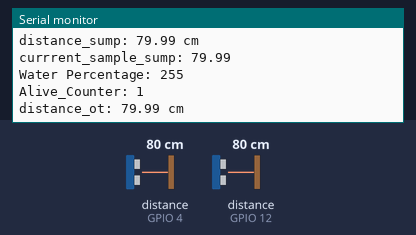
Simulated run of this sketch. Board: ESP8266 (NodeMCU). Shown: the last lines printed to the serial monitor. Wiring (inferred from the names in the program): 2 × ultrasonic range finder: trigger GPIO 5, echo GPIO 4 / trigger GPIO 14, echo GPIO 12. The test bench sets the inputs (shaded band); at power-on: distance to the obstacle (sensors on GPIO 4, GPIO 12) 80 cm. The echo pulse lasts 58.3 µs per cm; WiFi joins after 1.5 s; servers stay silent unless stated.

Above: at 2.7 s.
2.8 s: distance to the obstacle (sensor on GPIO 4) set to 2 cm
At 3.6 s:
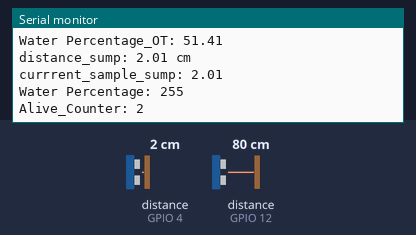
4.4 s: distance to the obstacle (sensor on GPIO 12) set to 2 cm
At 4.46 s:
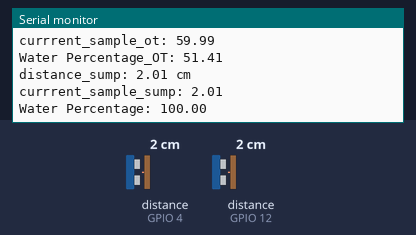
6.0 s: distance to the obstacle (sensor on GPIO 4) set to 4 cm
At 6.36 s:
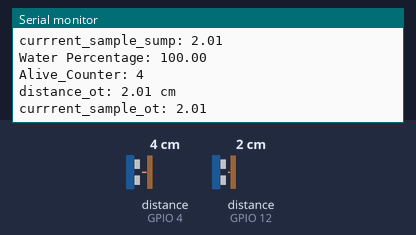
7.6 s: distance to the obstacle (sensor on GPIO 12) set to 4 cm
At 7.77 s:
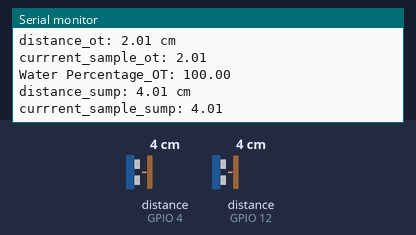
Timing chart, 0 to 10.2 s (numbered marks = the images above; inputs shaded):
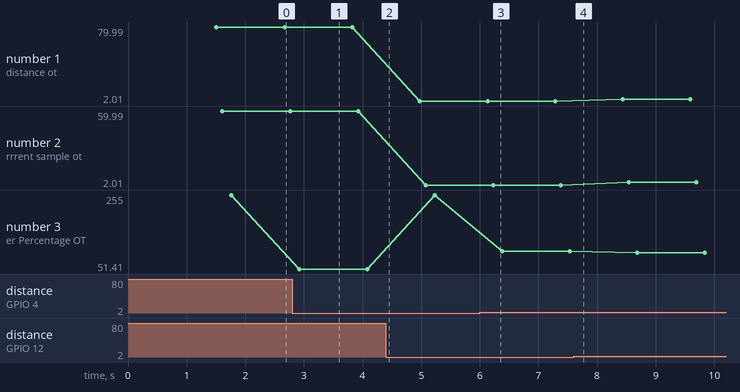

The sketch:

HC_SR04_GPIO_ESP8266_Sump_Tank_percent.ino
```cpp
#include <Arduino.h>
#if defined(ESP32)
  #include <WiFi.h>
#elif defined(ESP8266)
  #include <ESP8266WiFi.h>
#endif
#include <Firebase_ESP_Client.h>

#if (ARDUINO >= 100)
  #include <Arduino.h>
#else
  #include <WProgram.h>
#endif

// Define milliseconds delay for ESP8266 platform
#if defined(ESP8266)

  #include <pgmspace.h>
  #define _delay_ms(ms) delayMicroseconds((ms) * 1000)

// Use _delay_ms from utils for AVR-based platforms
#elif defined(__avr__)
  #include <util/delay.h>

// Use Wiring's delay for compability with another platforms
#else
  #define _delay_ms(ms) delay(ms)
#endif

//Provide the token generation process info.
#include "addons/TokenHelper.h"
//Provide the RTDB payload printing info and other helper functions.
#include "addons/RTDBHelper.h"

#define HC_SR04_I2C_ADDR 0x57

// Insert your network credentials
#define WIFI_SSID "Jio-Yesh"
#define WIFI_PASSWORD "Hanu@123"

// Insert Firebase project API Key
#define API_KEY "AIzaSyAFKTHx10wCs8Lm2MSISzZjmFCuJJe98aw"//sdyxRvAD0Lj7CFn4HQtPfwJucpz10x9GvZBFy3GE

// Insert RTDB URLefine the RTDB URL */
#define DATABASE_URL "water-level-controller-257a1-default-rtdb.firebaseio.com"

// Define connections to sensor
//#define TRIGPIN 12
//#define ECHOPIN 13

#define TRIGPIN_SUMP 5
#define ECHOPIN_SUMP 4
#define TRIGPIN_OT 14
#define ECHOPIN_OT 12

#define MAX_SUMP_DEPTH 150//in cm
#define MAX_OT_DEPTH 125//in cm
#define ADJUSTER 30//in cm
#define sample_array_size 10 // amount of samples need o be sampled
#define MIN_DETECTION_DIST 3
#define MAX_VALUE 600

#define MAX_ALIVE_COUNTER 999

// Floats to calculate distance
float duration_ot, distance_ot, duration_sump, distance_sump;
float prev_sample_ot, currrent_sample_ot, prev_sample_sump, currrent_sample_sump;

//Define Firebase Data object
FirebaseData fbdo;

FirebaseAuth auth;
FirebaseConfig config;

bool signupOK = false;

unsigned long previousMillis = 0;
unsigned long interval = 10000;//10sec

unsigned long previousMillis_error = 0;
unsigned long interval_error = 10000; // 30 sec

int alive_counter = 0;

float OT_Water_Distance() {

  // Set the trigger pin LOW for 2uS
  digitalWrite(TRIGPIN_OT, LOW);
  delayMicroseconds(2);

  // Set the trigger pin HIGH for 20us to send pulse
  digitalWrite(TRIGPIN_OT, HIGH);
  delayMicroseconds(20);

  // Return the trigger pin to LOW
  digitalWrite(TRIGPIN_OT, LOW);

  // Measure the width of the incoming pulse
  duration_ot = pulseIn(ECHOPIN_OT, HIGH);

  // Determine distance from duration
  // Use 343 metres per second as speed of sound
  // Divide by 1000 as we want millimeters

  //distance = (duration / 2) * 0.343;
  distance_ot = (duration_ot / 2) * 0.0343;

  // Print result to serial monitor
  Serial.print("distance_ot: ");
  Serial.print(distance_ot);
  Serial.println(" cm ");

  // Serial.print("duration: ");
  // Serial.print(duration);
  // Serial.println(" s");

  // Delay before repeating measurement
  delay(100);

  return distance_ot;
}
float Sump_Water_Distance() {

  // Set the trigger pin LOW for 2uS
  digitalWrite(TRIGPIN_SUMP, LOW);
  delayMicroseconds(2);

  // Set the trigger pin HIGH for 20us to send pulse
  digitalWrite(TRIGPIN_SUMP, HIGH);
  delayMicroseconds(20);

  // Return the trigger pin to LOW
  digitalWrite(TRIGPIN_SUMP, LOW);

  // Measure the width of the incoming pulse
  duration_sump = pulseIn(ECHOPIN_SUMP, HIGH);

  // Determine distance from duration
  // Use 343 metres per second as speed of sound
  // Divide by 1000 as we want millimeters

  //distance = (duration / 2) * 0.343;
  distance_sump = (duration_sump / 2) * 0.0343;

  // Print result to serial monitor
  Serial.print("distance_sump: ");
  Serial.print(distance_sump);
  Serial.println(" cm ");

  // Serial.print("duration: ");
  // Serial.print(duration);
  // Serial.println(" s");

  // Delay before repeating measurement
  delay(100);

  return distance_sump;
}
void firebase_Error_check(String S)
{
  unsigned long currentMillis_error = millis();
  //String S_compare = "token is not ready (revoked or expired)";
  Serial.print("S_error =");
  Serial.println(S);
    // substring(index) looks for the substring from the index position to the end:
  // you can also look for a substring in the middle of a string:
    if (currentMillis_error - previousMillis_error >=interval_error)
    {
      Serial.print(millis());
      Serial.println("Encountered firebase error restarting....");
      //firebase_init();
      //if(firebase_init_counter > max_init_per_start)
      if ((S.substring(0, 5) == "token") && (S.substring(9, 12) == "not")&&(S.substring(13, 18) == "ready")&&(S.substring(31,38) == "expired"))
      {
        Serial.println("Restart ESP");
        ESP.restart();
      }
      previousMillis_error = currentMillis_error;
    }
}
void init_wifi()
{
  WiFi.begin(WIFI_SSID, WIFI_PASSWORD);
  Serial.print("Connecting to Wi-Fi");
  while (WiFi.status() != WL_CONNECTED){
    Serial.print(".");
    delay(300);
  }
  Serial.println();
  Serial.print("Connected with IP: ");
  Serial.println(WiFi.localIP());
  Serial.println();

  WiFi.setAutoReconnect(true);
  WiFi.persistent(true);
}

void setup(){
  Serial.begin(115200);

  // Set pinmodes for sensor connections
  pinMode(ECHOPIN_SUMP, INPUT); //TRIGPIN_SUMP
  pinMode(TRIGPIN_SUMP, OUTPUT);
  pinMode(ECHOPIN_OT, INPUT);
  pinMode(TRIGPIN_OT, OUTPUT);

  init_wifi();
  /* Assign the api key (required) */
  config.api_key = API_KEY;

  /* Assign the RTDB URL (required) */
  config.database_url = DATABASE_URL;

  /* Sign up */
  if (Firebase.signUp(&config, &auth, "", "")){
    Serial.println("ok");
    signupOK = true;
  }
  else{
    Serial.printf("%s\n", config.signer.signupError.message.c_str());
  }

  /* Assign the callback function for the long running token generation task */
  config.token_status_callback = tokenStatusCallback; //see addons/TokenHelper.h

  Firebase.begin(&config, &auth);
  Firebase.reconnectWiFi(true);
}
void Alive_Counter()
{
  String S_error="";
  alive_counter++;
  if(alive_counter == MAX_ALIVE_COUNTER)
  {
    alive_counter = 0;
  }

  if (Firebase.ready() && signupOK )
    {
      if (Firebase.RTDB.setFloat(&fbdo, "IOT_Control_4Load_mod/AC",alive_counter))
      {
        Serial.print("Alive_Counter: ");
        Serial.println(alive_counter);
      }
      else
      {
        Serial.println(S_error = fbdo.errorReason());
        firebase_Error_check(S_error);
      }
    }
}
void Sampler_OT()
{
  //Start
  int i = 0;
  String S_error="";
  //float data_array[sample_array_size] = {0} , wp = 0;
  float water_percentage = 0;
  float result = 0;

  currrent_sample_ot = OT_Water_Distance();
  //currrent_sample = HC_SR04_Yesh.ping_cm();
  if(currrent_sample_ot > 20)
  {
    currrent_sample_ot = currrent_sample_ot - 20; //dist in cm from USS to OF sensor
  }
  else
  {
    currrent_sample_ot = currrent_sample_ot;
  }

  Serial.print("currrent_sample_ot: ");
  Serial.println(currrent_sample_ot);

  if(currrent_sample_ot < MIN_DETECTION_DIST)
  {
    currrent_sample_ot = 0;
  }
  else if(currrent_sample_ot > MAX_VALUE)
  {
    currrent_sample_ot = 0;
  }
  else
  {
    currrent_sample_ot = currrent_sample_ot;
  }
  result = (currrent_sample_ot - prev_sample_ot);

  if (result > 0)
  {
    result = result;
  }
  else
  {
    result = (result * -1);
  }
  //store it in a variable for uploading to cloud
  if(result < 10)
  {
    water_percentage = (currrent_sample_ot * (0.81));//100/122

    if(water_percentage > 100)
    {
      water_percentage = 100;
    }
    else
    {
      water_percentage = water_percentage;
    }
    water_percentage = 100-water_percentage;
    if (Firebase.ready() && signupOK )
    {
      if (Firebase.RTDB.setFloat(&fbdo, "IOT_Control_4Load_mod/OP",water_percentage))
      {
        Serial.print("Water Percentage_OT: ");
        Serial.println(water_percentage);
      }
      else
      {
        Serial.println(S_error = fbdo.errorReason());
        firebase_Error_check(S_error);
      }
    }
  }
  else
  {
    if (Firebase.ready() && signupOK )
    {
      if (Firebase.RTDB.setFloat(&fbdo, "IOT_Control_4Load_mod/OP",255))
      {
        Serial.print("Water Percentage_OT: ");
        Serial.println(255);
      }
      else
      {
        Serial.println(S_error = fbdo.errorReason());
        firebase_Error_check(S_error);
      }
    }
  }
  prev_sample_ot = currrent_sample_ot;
  //Serial.print("prev_sample: ");
  //Serial.println(prev_sample);
  //end
}
void Sampler_SUMP()
{
  //Start
  int i = 0;
  String S_error="";
  //float data_array[sample_array_size] = {0} , wp = 0;
  float water_percentage = 0;
  float result = 0;

  currrent_sample_sump = Sump_Water_Distance();
  //currrent_sample = HC_SR04_Yesh.ping_cm();

  Serial.print("currrent_sample_sump: ");
  Serial.println(currrent_sample_sump);

  if(currrent_sample_sump < MIN_DETECTION_DIST)
  {
    currrent_sample_sump = 0;
  }
  else if(currrent_sample_sump > MAX_VALUE)
  {
    currrent_sample_sump = 0;
  }
  else
  {
    currrent_sample_sump = currrent_sample_sump;
  }
  result = (currrent_sample_sump - prev_sample_sump);

  if (result > 0)
  {
    result = result;
  }
  else
  {
    result = (result * -1);
  }
  //store it in a variable for uploading to cloud
  if(result < 10)
  {
    water_percentage = (currrent_sample_sump * (0.66));//100/150

    if(water_percentage > 100)
    {
      water_percentage = 100;
    }
    else
    {
      water_percentage = water_percentage;
    }
    water_percentage = 100-water_percentage;
    if (Firebase.ready() && signupOK )
    {
      if (Firebase.RTDB.setFloat(&fbdo, "IOT_Control_4Load_mod/WP",water_percentage))
      {
        Serial.print("Water Percentage: ");
        Serial.println(water_percentage);
      }
      else
      {
        Serial.println(S_error = fbdo.errorReason());
        firebase_Error_check(S_error);
      }
    }
  }
  else
  {
    if (Firebase.ready() && signupOK )
    {
      if (Firebase.RTDB.setFloat(&fbdo, "IOT_Control_4Load_mod/WP",255))
      {
        Serial.print("Water Percentage: ");
        Serial.println(255);
      }
      else
      {
        Serial.println(S_error = fbdo.errorReason());
        firebase_Error_check(S_error);
      }
    }
  }
  //Read last 10 input samples and store in array
  // for(i=0;i<sample_array_size;i++)
  // {
  //   data_array[i] = Sump_Water_Distance();
  //   if(data_array[i] > (MAX_TANK_DEPTH + ADJUSTER))
  //   {
  //     data_array[i] = 0.0;
  //   }
  // }

  prev_sample_sump = currrent_sample_sump;
  //Serial.print("prev_sample: ");
  //Serial.println(prev_sample);
  //end
}
void loop()
{
  unsigned long currentMillis = millis();
  Sampler_OT();
  Sampler_SUMP();
  Alive_Counter();
  // if WiFi is down, try reconnecting
  if ((WiFi.status() != WL_CONNECTED) && (currentMillis - previousMillis >=interval))
  {
    Serial.print(millis());
    Serial.println("Reconnecting to WiFi...");
    WiFi.disconnect();
    init_wifi();
    previousMillis = currentMillis;
  }
  delay(500);
}
/*****************************************************************************************************************************************************/
```

Measured:
- after the input at 2.8 s, the serial monitor: prints a new line after 0.12 s (image 1)
- plotted number 3: 100 → 96.75 after the input at 7.6 s
